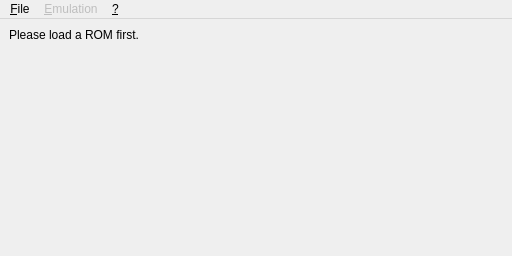
<?xml version="1.0" encoding="UTF-8"?>
<ui version="4.0">
 <class>MainWindow</class>
 <widget class="QMainWindow" name="MainWindow">
  <property name="geometry">
   <rect>
    <x>0</x>
    <y>0</y>
    <width>512</width>
    <height>256</height>
   </rect>
  </property>
  <property name="sizePolicy">
   <sizepolicy hsizetype="Fixed" vsizetype="Fixed">
    <horstretch>0</horstretch>
    <verstretch>0</verstretch>
   </sizepolicy>
  </property>
  <property name="minimumSize">
   <size>
    <width>512</width>
    <height>256</height>
   </size>
  </property>
  <property name="maximumSize">
   <size>
    <width>512</width>
    <height>256</height>
   </size>
  </property>
  <property name="windowTitle">
   <string>qchip8</string>
  </property>
  <widget class="QWidget" name="centralwidget">
   <layout class="QHBoxLayout" name="horizontalLayout">
    <item>
     <widget class="QLabel" name="lblImageBuffer">
      <property name="text">
       <string>Please load a ROM first.</string>
      </property>
      <property name="scaledContents">
       <bool>true</bool>
      </property>
      <property name="alignment">
       <set>Qt::AlignLeading|Qt::AlignLeft|Qt::AlignTop</set>
      </property>
     </widget>
    </item>
   </layout>
  </widget>
  <widget class="QMenuBar" name="menubar">
   <property name="geometry">
    <rect>
     <x>0</x>
     <y>0</y>
     <width>512</width>
     <height>21</height>
    </rect>
   </property>
   <widget class="QMenu" name="menu_File">
    <property name="title">
     <string>&amp;File</string>
    </property>
    <addaction name="actionCreate_new_ROM"/>
    <addaction name="action_Load_ROM"/>
    <addaction name="separator"/>
    <addaction name="action_Exit"/>
   </widget>
   <widget class="QMenu" name="menu">
    <property name="title">
     <string>&amp;?</string>
    </property>
    <addaction name="action_About"/>
   </widget>
   <widget class="QMenu" name="menu_Emulation">
    <property name="enabled">
     <bool>false</bool>
    </property>
    <property name="title">
     <string>&amp;Emulation</string>
    </property>
    <addaction name="action_Start_emulation"/>
    <addaction name="actionStop_emulation"/>
    <addaction name="separator"/>
    <addaction name="actionTake_screenshot"/>
   </widget>
   <addaction name="menu_File"/>
   <addaction name="menu_Emulation"/>
   <addaction name="menu"/>
  </widget>
  <action name="action_Load_ROM">
   <property name="text">
    <string>&amp;Load ROM</string>
   </property>
   <property name="shortcut">
    <string>Ctrl+O</string>
   </property>
  </action>
  <action name="action_Exit">
   <property name="text">
    <string>&amp;Exit</string>
   </property>
  </action>
  <action name="action_About">
   <property name="text">
    <string>&amp;About</string>
   </property>
   <property name="shortcut">
    <string>F1</string>
   </property>
  </action>
  <action name="action_Start_emulation">
   <property name="text">
    <string>&amp;Start emulation</string>
   </property>
  </action>
  <action name="actionStop_emulation">
   <property name="text">
    <string>Stop emulation</string>
   </property>
  </action>
  <action name="actionTake_screenshot">
   <property name="text">
    <string>Take screenshot</string>
   </property>
  </action>
  <action name="actionCreate_new_ROM">
   <property name="text">
    <string>Create &amp;new ROM</string>
   </property>
   <property name="shortcut">
    <string>Alt+N</string>
   </property>
  </action>
 </widget>
 <resources/>
 <connections/>
</ui>
